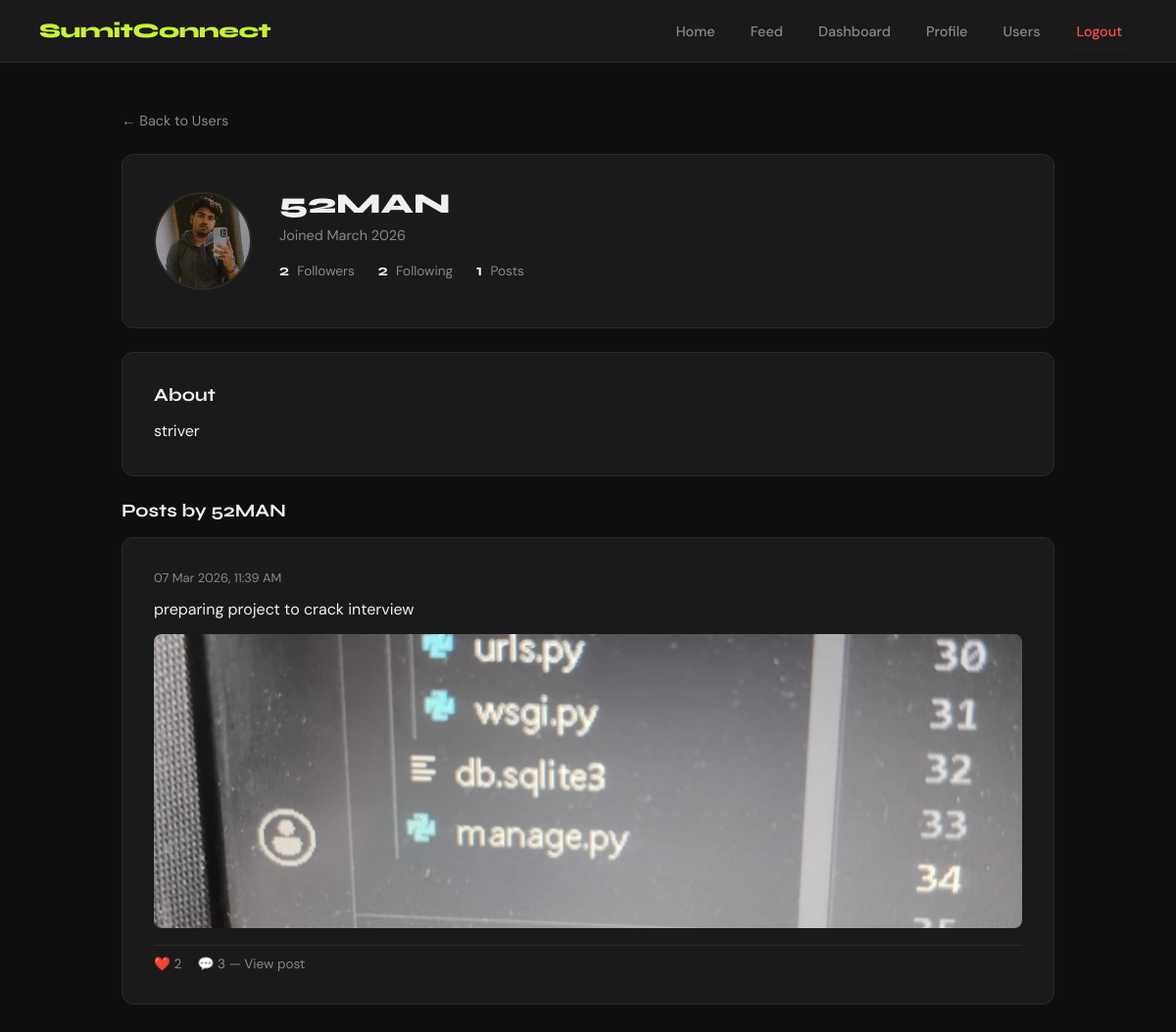
The page /users/52MAN/ (signed in) on the database its author committed.
### accounts/models.py (models this page shows, shortened)
class Profile(models.Model):
    user = models.OneToOneField(User, on_delete=models.CASCADE)
    bio = models.TextField(blank=True)
    profile_picture = models.ImageField(upload_to='profile_pics/', blank=True, null=True)

class Post(models.Model):
    author = models.ForeignKey(User, on_delete=models.CASCADE, related_name='posts')
    content = models.TextField()
    image = models.ImageField(upload_to='post_images/', blank=True, null=True)
    created_at = models.DateTimeField(auto_now_add=True)
    updated_at = models.DateTimeField(auto_now=True)
    class Meta:
        ordering = ['-created_at']  # Newest posts first
    def likes_count(self):
        return self.likes.count()
    def comments_count(self):
        return self.comments.count()

### accounts/views.py (the view)
# urls.py: path('users/<str:username>/', views.user_profile, name='user_profile'),
@login_required
def user_profile(request, username):
    viewed_user = get_object_or_404(User, username=username)
    is_following = Follow.objects.filter(
        follower=request.user,
        following=viewed_user
    ).exists()
    user_posts = Post.objects.filter(author=viewed_user)
    context = {
        'viewed_user': viewed_user,
        'is_following': is_following,
        'user_posts': user_posts,
        'followers_count': Follow.objects.filter(following=viewed_user).count(),
        'following_count': Follow.objects.filter(follower=viewed_user).count(),
    }
    return render(request, 'accounts/user_profile.html', context)

### accounts/templates/accounts/user_profile.html (shortened to what this page needs)
{% extends 'accounts/base.html' %}
{% block content %}
<a href="{% url 'users_list' %}" class="text-muted" style="text-decoration:none; font-size:0.9rem;">
  ← Back to Users
</a>
<div class="card" style="display:flex; align-items:center; gap:28px; margin-top:24px; margin-bottom:24px; flex-wrap:wrap;">
  {% if viewed_user.profile.profile_picture %}
    <img src="{{ viewed_user.profile.profile_picture.url }}" class="avatar avatar-lg" />
  {% else %}
    <div class="avatar-placeholder avatar-lg" style="font-size:2.5rem;">
      {{ viewed_user.username|first|upper }}
    </div>
  {% endif %}
  <div style="flex:1;">
    <h1 style="font-family:'Syne',sans-serif; font-weight:800; font-size:1.8rem;">
      {{ viewed_user.username }}
    </h1>
    <div class="text-muted" style="margin-top:6px; margin-bottom:16px;">
      Joined {{ viewed_user.date_joined|date:"F Y" }}
    </div>
    <div style="display:flex; gap:24px; margin-bottom:16px;">
      <div>
        <span style="font-weight:700; font-family:'Syne',sans-serif;">{{ followers_count }}</span>
        <span class="text-muted" style="font-size:0.85rem; margin-left:4px;">Followers</span>
      </div>
      <div>
        <span style="font-weight:700; font-family:'Syne',sans-serif;">{{ following_count }}</span>
        <span class="text-muted" style="font-size:0.85rem; margin-left:4px;">Following</span>
      </div>
      <div>
        <span style="font-weight:700; font-family:'Syne',sans-serif;">{{ user_posts.count }}</span>
        <span class="text-muted" style="font-size:0.85rem; margin-left:4px;">Posts</span>
      </div>
    </div>
  </div>
</div>
{% if viewed_user.profile.bio %}
  <div class="card" style="margin-bottom:24px;">
    <h3 style="font-family:'Syne',sans-serif; font-weight:700; margin-bottom:12px;">About</h3>
    <p style="line-height:1.7; color:var(--text);">{{ viewed_user.profile.bio }}</p>
  </div>
{% endif %}
<h3 style="font-family:'Syne',sans-serif; font-weight:700; margin-bottom:16px;">
  Posts by {{ viewed_user.username }}
</h3>
{% if user_posts %}
  {% for post in user_posts %}
    <div class="card" style="margin-bottom:16px;">
      <div class="text-muted" style="font-size:0.8rem; margin-bottom:10px;">
        {{ post.created_at|date:"d M Y, h:i A" }}
      </div>
      <p style="line-height:1.7; margin-bottom:12px;">{{ post.content }}</p>
      {% if post.image %}
        <img
          src="{{ post.image.url }}"
          style="width:100%; max-height:300px; object-fit:cover; border-radius:8px; margin-bottom:12px;"
        />
      {% endif %}
      <div style="display:flex; gap:16px; padding-top:10px; border-top:1px solid var(--border);">
        <span class="text-muted" style="font-size:0.85rem;">❤️ {{ post.likes_count }}</span>
        <a href="{% url 'post_detail' post.id %}"
           style="color:var(--muted); text-decoration:none; font-size:0.85rem;">
          💬 {{ post.comments_count }} — View post
        </a>
      </div>
    </div>
  {% endfor %}
{% else %}
  <div class="card" style="text-align:center; padding:32px;">
    <div class="text-muted" style="font-style:italic;">No posts yet.</div>
  </div>
{% endif %}
{% endblock %}

### accounts/templates/accounts/base.html (style rules this page uses)
*, *::before, *::after { box-sizing: border-box; margin: 0; padding: 0; }
:root { --bg: #0f0f0f; --surface: #1a1a1a; --border: #2a2a2a; --accent: #c8f135; --accent-dark: #a8d020; --text: #f0f0f0; --muted: #888; --danger: #ff4d4d; --radius: 12px; }
body { font-family: 'DM Sans', sans-serif; background: var(--bg); color: var(--text); min-height: 100vh; }
.card { background: var(--surface); border: 1px solid var(--border); border-radius: var(--radius); padding: 32px; }
.avatar { border-radius: 50%; object-fit: cover; border: 2px solid var(--border); }
.avatar-lg { width: 100px; height: 100px; }
.text-muted { color: var(--muted); font-size: 0.9rem; }

### rows shown on the page
Post: created_at "07 Mar 2026, 11:39 AM", content "preparing project to crack interview", image (picture), likes_count "2", comments_count "3"

### other values the page prints
{{ viewed_user.username }} "52MAN"
{{ viewed_user.date_joined|date:"F Y" }} "March 2026"
{{ followers_count }} "2"
{{ following_count }} "2"
{{ user_posts.count }} "1"
{{ viewed_user.profile.bio }} "striver"
